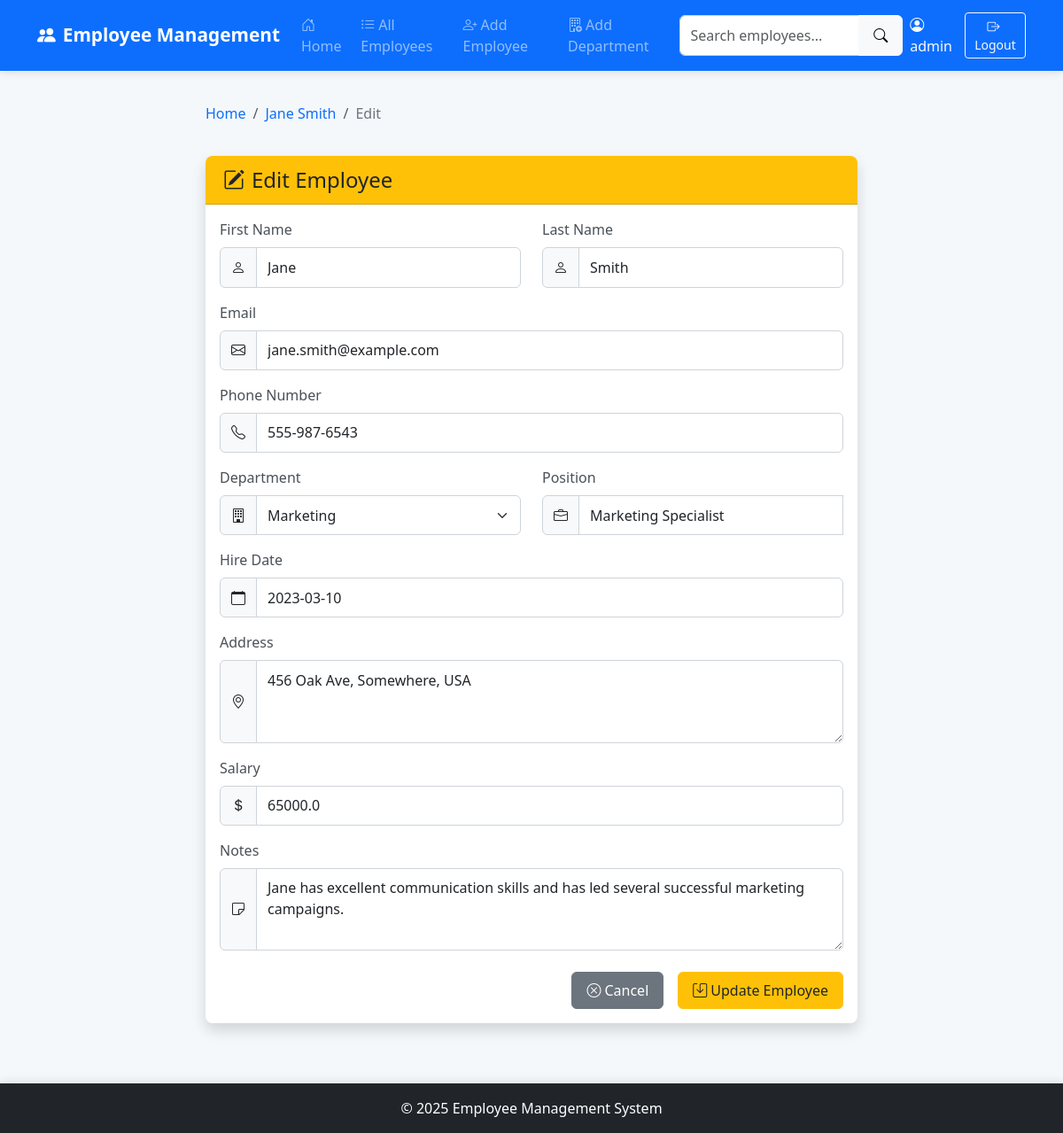
Screenshot of /employee/2/edit (signed in) with the database file from the repository.
### app.py (models this page shows, shortened)
class Employee(db.Model):
    id = db.Column(db.Integer, primary_key=True)
    first_name = db.Column(db.String(50), nullable=False)
    last_name = db.Column(db.String(50), nullable=False)
    email = db.Column(db.String(100), unique=True, nullable=False)
    phone = db.Column(db.String(20), nullable=False)
    department = db.Column(db.String(50), nullable=False)
    position = db.Column(db.String(50), nullable=False)
    hire_date = db.Column(db.Date, nullable=False, default=datetime.utcnow)
    address = db.Column(db.String(200), nullable=False)
    salary = db.Column(db.Float, default=0)
    notes = db.Column(db.Text, nullable=True)
    created_at = db.Column(db.DateTime, default=datetime.utcnow)

### app.py (the view, shortened to what this page needs)
@app.route('/employee/<int:id>/edit', methods=['GET', 'POST'])
@login_required
def edit_employee(id):
    employee = Employee.query.get_or_404(id)
    departments = db.session.query(Employee.department).distinct().all()
    departments = [dept[0] for dept in departments]
    return render_template('edit_employee.html', employee=employee, departments=departments)

### app.py (called while the page is built)
def login_required(f):
    @wraps(f)
    def decorated_function(*args, **kwargs):
        if 'logged_in' not in session:
            flash('Please log in to access this page', 'warning')
            return redirect(url_for('login'))
        return f(*args, **kwargs)
    return decorated_function

### templates/edit_employee.html (shortened to what this page needs)
{% extends 'base.html' %}
{% block content %}
<div class="row">
    <div class="col-md-8 offset-md-2">
        <nav aria-label="breadcrumb" class="mb-4">
            <ol class="breadcrumb">
                <li class="breadcrumb-item"><a href="{{ url_for('index') }}">Home</a></li>
                <li class="breadcrumb-item"><a href="{{ url_for('employee_details', id=employee.id) }}">{{ employee.first_name }} {{ employee.last_name }}</a></li>
                <li class="breadcrumb-item active" aria-current="page">Edit</li>
            </ol>
        </nav>
        <div class="card shadow">
            <div class="card-header bg-warning text-dark">
                <h4 class="mb-0"><i class="bi bi-pencil-square me-2"></i>Edit Employee</h4>
            </div>
            <div class="card-body">
                <form action="{{ url_for('edit_employee', id=employee.id) }}" method="post">
                    <div class="row mb-3">
                        <div class="col-md-6">
                            <label for="first_name" class="form-label">First Name</label>
                            <div class="input-group">
                                <span class="input-group-text"><i class="bi bi-person"></i></span>
                                <input type="text" class="form-control" id="first_name" name="first_name" value="{{ employee.first_name }}" required>
                            </div>
                        </div>
                        <div class="col-md-6">
                            <label for="last_name" class="form-label">Last Name</label>
                            <div class="input-group">
                                <span class="input-group-text"><i class="bi bi-person"></i></span>
                                <input type="text" class="form-control" id="last_name" name="last_name" value="{{ employee.last_name }}" required>
                            </div>
                        </div>
                    </div>
                    <div class="mb-3">
                        <label for="email" class="form-label">Email</label>
                        <div class="input-group">
                            <span class="input-group-text"><i class="bi bi-envelope"></i></span>
                            <input type="email" class="form-control" id="email" name="email" value="{{ employee.email }}" required>
                        </div>
                    </div>
                    <div class="mb-3">
                        <label for="phone" class="form-label">Phone Number</label>
                        <div class="input-group">
                            <span class="input-group-text"><i class="bi bi-telephone"></i></span>
                            <input type="tel" class="form-control" id="phone" name="phone" value="{{ employee.phone }}" required>
                        </div>
                    </div>
                    <div class="row mb-3">
                        <div class="col-md-6">
                            <label for="department" class="form-label">Department</label>
                            <div class="input-group">
                                <span class="input-group-text"><i class="bi bi-building"></i></span>
                                <select class="form-select" id="department" name="department" required>
                                    {% for department in departments %}
                                        <option value="{{ department }}" {% if employee.department == department %}selected{% endif %}>{{ department }}</option>
                                    {% endfor %}
                                </select>
                            </div>
                        </div>
                        <div class="col-md-6">
                            <label for="position" class="form-label">Position</label>
                            <div class="input-group">
                                <span class="input-group-text"><i class="bi bi-briefcase"></i></span>
                                <input type="text" class="form-control" id="position" name="position" value="{{ employee.position }}" list="position-suggestions" autocomplete="off" required>
                            </div>
                        </div>
                    </div>
                    <div class="mb-3">
                        <label for="hire_date" class="form-label">Hire Date</label>
                        <div class="input-group">
                            <span class="input-group-text"><i class="bi bi-calendar"></i></span>
                            <input type="text" class="form-control date-picker" id="hire_date" name="hire_date" value="{{ employee.hire_date.strftime('%Y-%m-%d') }}" required>
                        </div>
                    </div>
                    <div class="mb-3">
                        <label for="address" class="form-label">Address</label>
                        <div class="input-group">
                            <span class="input-group-text"><i class="bi bi-geo-alt"></i></span>
                            <textarea class="form-control" id="address" name="address" rows="3" required>{{ employee.address }}</textarea>
                        </div>
                    </div>
                    <div class="mb-3">
                        <label for="salary" class="form-label">Salary</label>
                        <div class="input-group">
                            <span class="input-group-text"><i class="bi bi-currency-dollar"></i></span>
                            <input type="number" step="0.01" min="0" class="form-control" id="salary" name="salary" value="{{ employee.salary }}" placeholder="0.00">
                        </div>
                    </div>
                    <div class="mb-3">
                        <label for="notes" class="form-label">Notes</label>
                        <div class="input-group">
                            <span class="input-group-text"><i class="bi bi-sticky"></i></span>
                            <textarea class="form-control" id="notes" name="notes" rows="3">{{ employee.notes }}</textarea>
                        </div>
                    </div>
                    <div class="d-grid gap-2 d-md-flex justify-content-md-end mt-4">
                        <a href="{{ url_for('employee_details', id=employee.id) }}" class="btn btn-secondary me-md-2">
                            <i class="bi bi-x-circle me-1"></i>Cancel
                        </a>
                        <button type="submit" class="btn btn-warning">
                            <i class="bi bi-save me-1"></i>Update Employee
                        </button>
                    </div>
                </form>
            </div>
        </div>
    </div>
</div>
{% endblock %}

### static/css/style.css (style rules this page uses)
:root { --primary-color: #0d6efd; --secondary-color: #6c757d; --success-color: #198754; --info-color: #0dcaf0; --warning-color: #ffc107; --danger-color: #dc3545; --light-color: #f8f9fa; --dark-color: #212529; }
body { min-height: 100vh; display: flex; flex-direction: column; background-color: #f5f8fa; font-family: 'Segoe UI', Tahoma, Geneva, Verdana, sans-serif; }
.card { border-radius: 8px; box-shadow: 0 4px 12px rgba(0, 0, 0, 0.08); margin-bottom: 24px; border: none; transition: transform 0.3s ease, box-shadow 0.3s ease; }
.card-header { font-weight: 600; border-top-left-radius: 8px !important; border-top-right-radius: 8px !important; padding: 0.8rem 1.25rem; }
.form-label { font-weight: 500; margin-bottom: 0.5rem; color: #495057; }
.form-control, .form-select { border-radius: 6px; padding: 0.6rem 0.75rem; border: 1px solid #ced4da; transition: border-color 0.2s ease-in-out, box-shadow 0.2s ease-in-out; }
.input-group-text { background-color: #f8f9fa; border: 1px solid #ced4da; }
.btn { border-radius: 6px; padding: 0.5rem 1rem; font-weight: 500; transition: all 0.2s ease-in-out; }
.btn-warning { color: #212529; }
.breadcrumb { background-color: transparent; padding: 0.75rem 0; margin-bottom: 1.5rem; }
.breadcrumb-item a { color: var(--primary-color); text-decoration: none; }
.breadcrumb-item.active { color: var(--secondary-color); }
@media only screen and (min-device-width: 768px) and (max-device-width: 1024px) { .card { margin-bottom: 20px; } }

### rows the page displays
Employee: first_name "Jane", last_name "Smith", email "jane.smith@example.com", phone "555-987-6543", department "Marketing", position "Marketing Specialist", hire_date "2023-03-10", address "456 Oak Ave, Somewhere, USA", salary "65000.0", notes "Jane has excellent communication skills and has led several successful marketing campaigns."

### other values shown
{{ session.username }} "admin"
